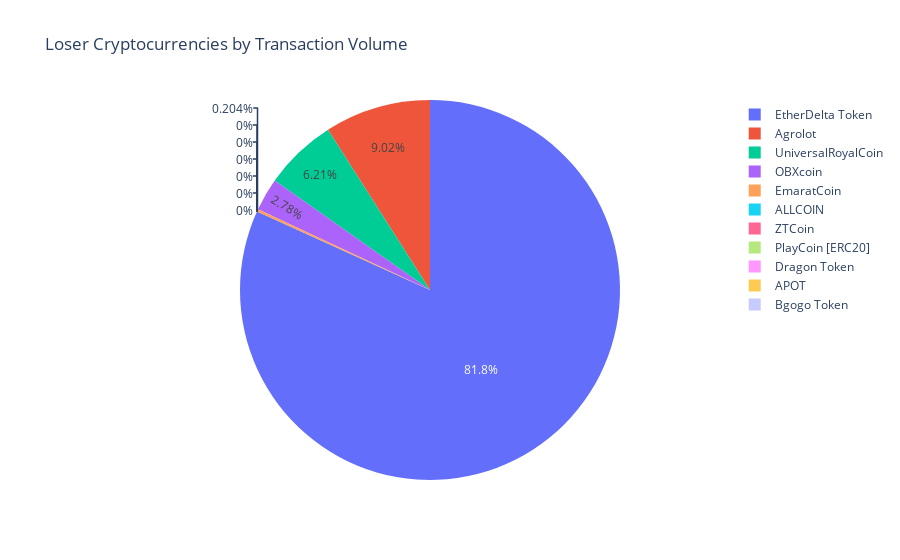

Notebook source saved alongside this figure:
### Code cell
fig = px.pie(top10loserCoins, values='volume', names='name', title='Loser Cryptocurrencies by Transaction Volume')
fig.show()

### Figure 1 — Plotly figure (JSON) as saved in the notebook; plotly's stock layout.template omitted (floating-point values rounded to 4 significant figures; data arrays with more than 128 entries replaced by an {"elided": "..."} marker saying what was removed)
{"data": [{"domain": {"x": [0.0, 1.0], "y": [0.0, 1.0]}, "hoverlabel": {"namelength": 0}, "hovertemplate": "name=%{label}<br>volume=%{value}", "labels": {"elided": "1062 str values"}, "legendgroup": "", "name": "", "showlegend": true, "type": "pie", "values": {"elided": "1062 float values"}}], "layout": {"legend": {"tracegroupgap": 0}, "title": {"text": "Loser Cryptocurrencies by Transaction Volume"}}}
